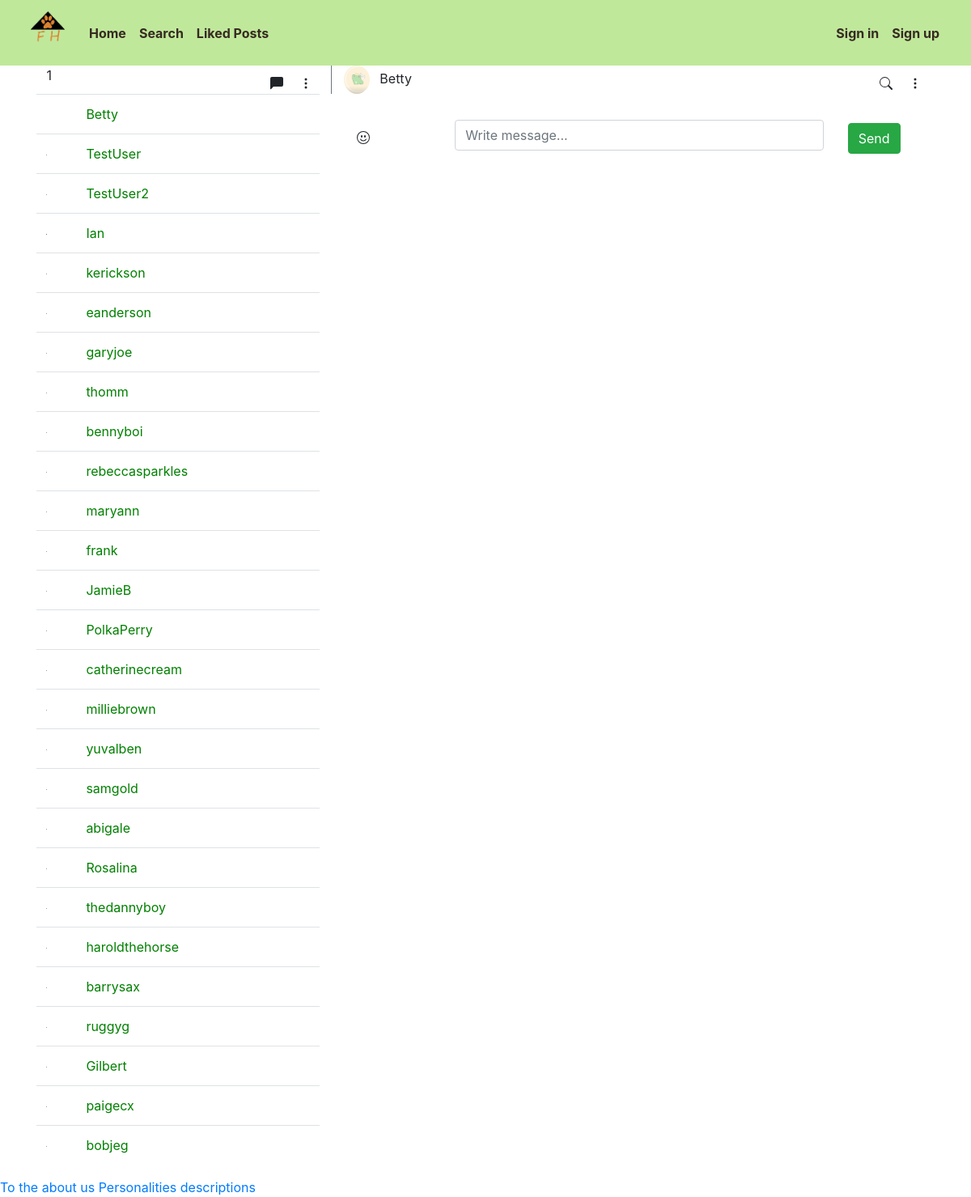
/messages/11, run on the app's committed database.
### profile_app/models.py (models this page shows, shortened)
class Profile(AbstractBaseUser):
    userID = models.AutoField(primary_key=True)
    email = models.EmailField(verbose_name="email", unique=True, max_length = 60)
    username = models.CharField(max_length=50, unique=True)
    date_joined = models.DateTimeField(verbose_name = " Date Joined", auto_now_add=True)
    last_login = models.DateTimeField(verbose_name="Last Login", auto_now=True)
    is_admin = models.BooleanField(default=False)
    is_active = models.BooleanField(default=True)
    is_staff = models.BooleanField(default=False)
    is_superuser = models.BooleanField(default=False)
    first_name = models.CharField(max_length=50, blank=True)
    password = models.CharField(max_length=500)
    profile_picture = models.ImageField(max_length=255, upload_to=get_profile_image_filepath, null=True, blank=True, default="static/profile_app/default_pfp.png")
    location = models.CharField(max_length=30, choices=LOCATION_CHOICES, default="FARGO")
    liked_posts = models.ManyToManyField('pet_post_app.Post', blank=True)
    objects = MyAccountManager()
    USERNAME_FIELD = 'email'
    REQUIRED_FIELDS = ['username']

### messaging_app/views.py (the view)
# urls.py: path('messages/<str:id1><str:id2>', views.messages, name='messages'),
def messages(request, id1, id2):
    if (User.objects.get(userID=id1) == request.user):
        user_obj = User.objects.get(userID=id2)
    else:
        user_obj = User.objects.get(userID=id1)
    users = User.objects.exclude(username=request.user.username)
    thread_name = f'chat_{id1}{id2}'
    message_obj = Message.objects.filter(thread_name=thread_name)
    return render(request, 'messaging_page.html', context={'users':users, 'user':user_obj, 'messages': message_obj})

### messaging_app/templates/messaging_page.html (shortened to what this page needs)
{% extends 'base_page.html' %}
{% load static %}
{% block content %}
<div class="back-container">
    <div class="container front-container1">
        <div class="row chat-top">
            <div class="col-sm-4 border-right border-secondary">
                <span id="count_badge">1</span>
                <span class="float-right mt-2">
                    <svg width="1em" height="1em" viewBox="0 0 16 16" class="bi bi-chat-left-fill mx-3"
                        fill="currentColor" xmlns="http://www.w3.org/2000/svg">
                        <path fill-rule="evenodd"
                            d="M2 0a2 2 0 0 0-2 2v12.793a.5.5 0 0 0 .854.353l2.853-2.853A1 1 0 0 1 4.414 12H14a2 2 0 0 0 2-2V2a2 2 0 0 0-2-2H2z" />
                    </svg>
                    <svg width="1em" height="1em" viewBox="0 0 16 16" class="bi bi-three-dots-vertical mr-2"
                        fill="currentColor" xmlns="http://www.w3.org/2000/svg">
                        <path fill-rule="evenodd"
                            d="M9.5 13a1.5 1.5 0 1 1-3 0 1.5 1.5 0 0 1 3 0zm0-5a1.5 1.5 0 1 1-3 0 1.5 1.5 0 0 1 3 0zm0-5a1.5 1.5 0 1 1-3 0 1.5 1.5 0 0 1 3 0z" />
                    </svg>
                </span>
            </div>
            <div class="col-sm-8">
                <img src="{{user.profile_picture.url}}" alt="" height="35"  class="profile-image rounded-circle">
                <span class="ml-2">{{user.username}}</span>
                <span class="float-right mt-2">
                    <svg width="1em" height="1em" viewBox="0 0 16 16" class="bi bi-three-dots-vertical mx-3"
                        fill="currentColor" xmlns="http://www.w3.org/2000/svg">
                        <path fill-rule="evenodd"
                            d="M9.5 13a1.5 1.5 0 1 1-3 0 1.5 1.5 0 0 1 3 0zm0-5a1.5 1.5 0 1 1-3 0 1.5 1.5 0 0 1 3 0zm0-5a1.5 1.5 0 1 1-3 0 1.5 1.5 0 0 1 3 0z" />
                    </svg>
                </span>
            </div>
        </div>
        <div class="row">
            <div class="col-sm-4 contacts">
                <div class="contact-table-scroll">
                    <table class="table table-hover">
                        <tbody>
                            {% for user in users%}
                            <tr>
                                <td><img src="{{user.profile_picture.url}}" height="0.5em" alt="" class="profile-image rounded-circle">
                                </td>
                                {% if user.userID > request.user.userID %}
                                <td><a style="color: green" id="{{user.username}}" href="{% url 'messages' id1=user.userID id2=request.user.userID%}">{{user.username}}</a></td>
                                {% else %}
                                <td><a style="color: green" id="{{user.username}}" href="{% url 'messages' id1=request.user.userID id2=user.userID%}">{{user.username}}</a></td>
                                {% endif %}
                            </tr>
                            {% endfor %}
                        </tbody>
                    </table>
                </div>
            </div>
            <div class="col-sm-8 message-area">
                <div class="row message-box p-3">
                    <div class="col-sm-2 mt-2">
                    </div>
                    <div class="col-sm-8">
                        <input type="text" class="form-control" id="message_input" placeholder="Write message...">
                    </div>
                    <div class="col-sm-2 mt-1">
                        <div class="control">
                            <button class="btn btn-success" id="chat-message-submit">Send</button>
                        </div>
                    </div>
                </div>
            </div>
        </div>
    </div>
</div>
{% endblock %}

### data on the page
Profile: profile_picture (picture), username "Betty"
Profile: username "TestUser"
Profile: username "TestUser2"
Profile: username "Ian"
Profile: username "kerickson"
Profile: username "eanderson"
Profile: username "garyjoe"
Profile: username "thomm"
Profile: username "bennyboi"
Profile: username "rebeccasparkles"
Profile: username "maryann"
Profile: username "frank"
Profile: username "JamieB"
Profile: username "PolkaPerry"
Profile: username "catherinecream"
Profile: username "milliebrown"
Profile: username "yuvalben"
Profile: username "samgold"
Profile: username "abigale"
Profile: username "Rosalina"
Profile: username "thedannyboy"
Profile: username "haroldthehorse"
Profile: username "barrysax"
Profile: username "ruggyg"
Profile: username "Gilbert"
Profile: username "paigecx"
Profile: username "bobjeg"
